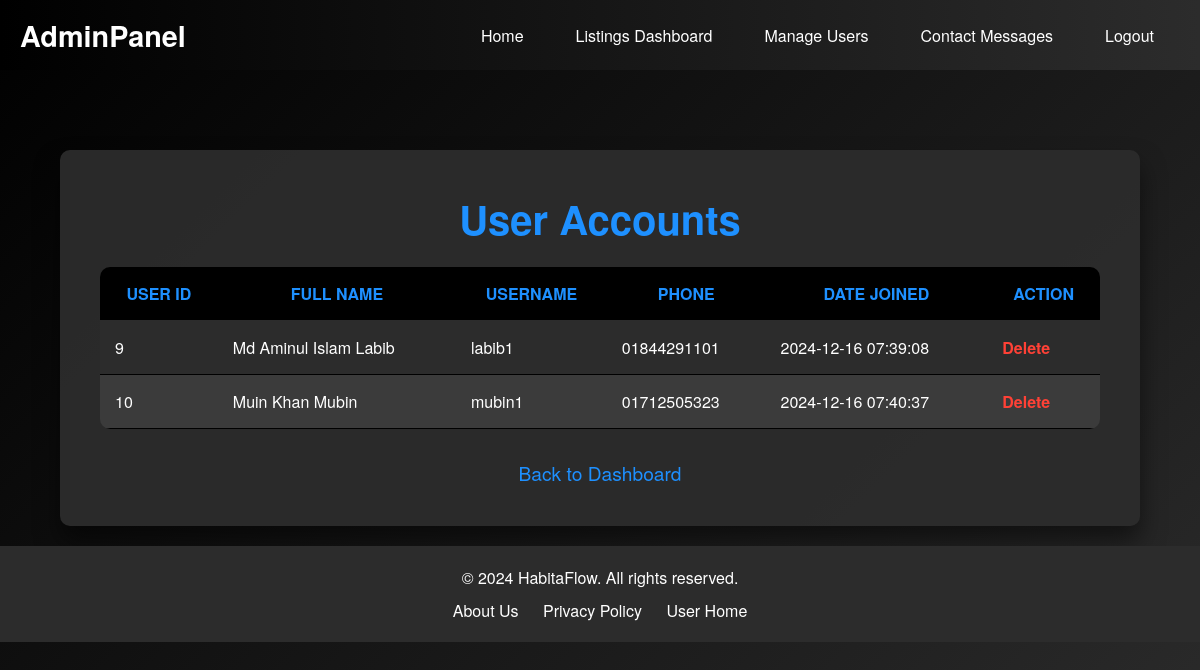
Page /admin/user.php (signed in) on the committed database.
### tables this page shows
CREATE TABLE `Users` (
  `user_id` int(11) NOT NULL,
  `full_name` varchar(255) NOT NULL,
  `username` varchar(255) NOT NULL,
  `password` varchar(255) NOT NULL,
  `phone` varchar(11) NOT NULL,
  `nid` varchar(10) NOT NULL,
  `date_of_birth` date NOT NULL,
  `photo` varchar(255) NOT NULL,
  `date_joined` timestamp NOT NULL DEFAULT current_timestamp()
);

### admin/user.php (the view, shortened to what this page needs)
<?php
include '../php/db_connection.php';
$sql = "SELECT * FROM Users";
$users = $conn->query($sql);
?>
<!DOCTYPE html>
<html>
<head>
    <link rel="stylesheet" type="text/css" href="../admin/styles/user.css">
    <link rel="stylesheet" href="../admin/styles/navbar.css">
</head>
<body>
    <?php include 'navbar.php'; ?>
    <div class="container">
        <h2>User Accounts</h2>
        <table>
            <thead>
                <tr>
                    <th>User ID</th>
                    <th>Full Name</th>
                    <th>Username</th>
                    <th>Phone</th>
                    <th>Date Joined</th>
                    <th>Action</th>
                </tr>
            </thead>
            <tbody>
                <?php while ($user = $users->fetch_assoc()) { ?>
                    <tr>
                        <td><?php echo $user['user_id']; ?></td>
                        <td><?php echo htmlspecialchars($user['full_name']); ?></td>
                        <td><?php echo htmlspecialchars($user['username']); ?></td>
                        <td><?php echo $user['phone']; ?></td>
                        <td><?php echo $user['date_joined']; ?></td>
                        <td>
                            <a href="user.php?delete_user=<?php echo $user['user_id']; ?>" onclick="return confirm('Are you sure you want to delete this user?')">Delete</a>
                        </td>
                    </tr>
                <?php } ?>
            </tbody>
        </table>
        <div class="bottom-links">
            <a href="admin-dashboard.php">Back to Dashboard</a>
        </div>
    </div>
    <footer>
        <div class="footer-content">
            <p>&copy; 2024 HabitaFlow. All rights reserved.</p>
            <ul class="footer-links">
                <li><a href="/about.php">About Us</a></li>
                <li><a href="/privacy.php">Privacy Policy</a></li>
                <li><a href="/index.php">User Home</a></li>
            </ul>
        </div>
    </footer>
</body>
</html>

### admin/styles/user.css (style rules this page uses)
:root { --primary-color: #000000; --secondary-color: #2C2C2C; --accent-color-1: #1E90FF; --danger-color: #FF4136; --text-color: #FFFFFF; --font-family: 'Helvetica Neue', Arial, sans-serif; }
* { margin: 0; padding: 0; box-sizing: border-box; }
body { font-family: var(--font-family); background: linear-gradient(135deg, var(--primary-color) 0%, var(--secondary-color) 100%); color: var(--text-color); min-height: 100vh; display: flex; flex-direction: column; }
.container { width: 90%; max-width: 1200px; margin: 80px auto 20px auto; background-color: rgba(44, 44, 44, 0.95); padding: 40px; border-radius: 10px; box-shadow: 0 15px 25px rgba(0, 0, 0, 0.5); }
h2 { font-size: 2.5em; margin-bottom: 20px; text-align: center; color: var(--accent-color-1); }
table { width: 100%; border-collapse: collapse; margin-bottom: 30px; overflow: hidden; border-radius: 10px; }
table thead { background-color: var(--primary-color); }
table thead th { color: var(--accent-color-1); font-weight: bold; text-transform: uppercase; padding: 15px; border-bottom: 1px solid var(--secondary-color); }
table tbody tr { background-color: var(--secondary-color); transition: background-color 0.3s; }
table tbody tr:nth-child(even) { background-color: #3B3B3B; }
table tbody td { padding: 15px; border-bottom: 1px solid var(--primary-color); }
table tbody td a { color: var(--danger-color); text-decoration: none; font-weight: bold; transition: color 0.3s; }
.bottom-links { text-align: center; margin-top: 20px; }
.bottom-links a { color: var(--accent-color-1); margin: 0 15px; text-decoration: none; font-size: 1.2em; transition: color 0.3s; }
footer { background-color: var(--secondary-color); padding: 20px 0; color: var(--text-color); font-family: var(--font-family); }
.footer-content { max-width: 1200px; margin: 0 auto; padding: 0 20px; text-align: center; }
.footer-content p { margin-bottom: 10px; font-size: 16px; }
.footer-links { list-style: none; padding: 0; margin: 0; }
.footer-links li { display: inline-block; margin: 0 10px; }
.footer-links li a { color: var(--text-color); text-decoration: none; font-size: 16px; transition: color 0.3s; }

### admin/styles/navbar.css (style rules this page uses)
:root { --primary-color: #000000; --secondary-color: #2C2C2C; --accent-color-1: #1E90FF; --text-color: #FFFFFF; --font-family: 'Helvetica Neue', Arial, sans-serif; }
* { margin: 0; padding: 0; box-sizing: border-box; }

### rows in the picture
users: user_id "9", full_name "Md Aminul Islam Labib", username "labib1", phone "01844291101", date_joined "2024-12-16 07:39:08"
users: user_id "10", full_name "Muin Khan Mubin", username "mubin1", phone "01712505323", date_joined "2024-12-16 07:40:37"
